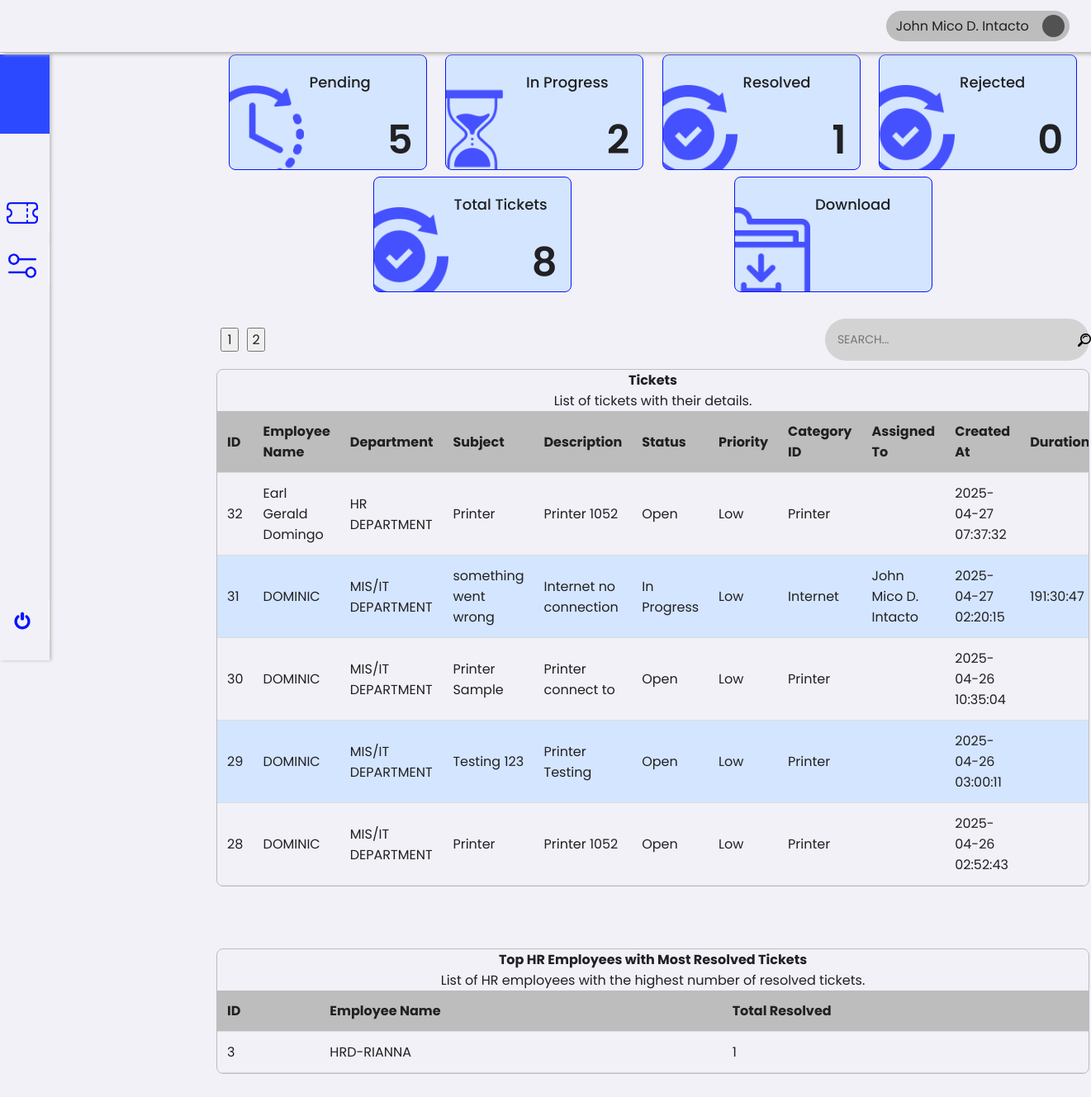
The page /1/hrHead/order.php (signed in) on the database as committed earlier.
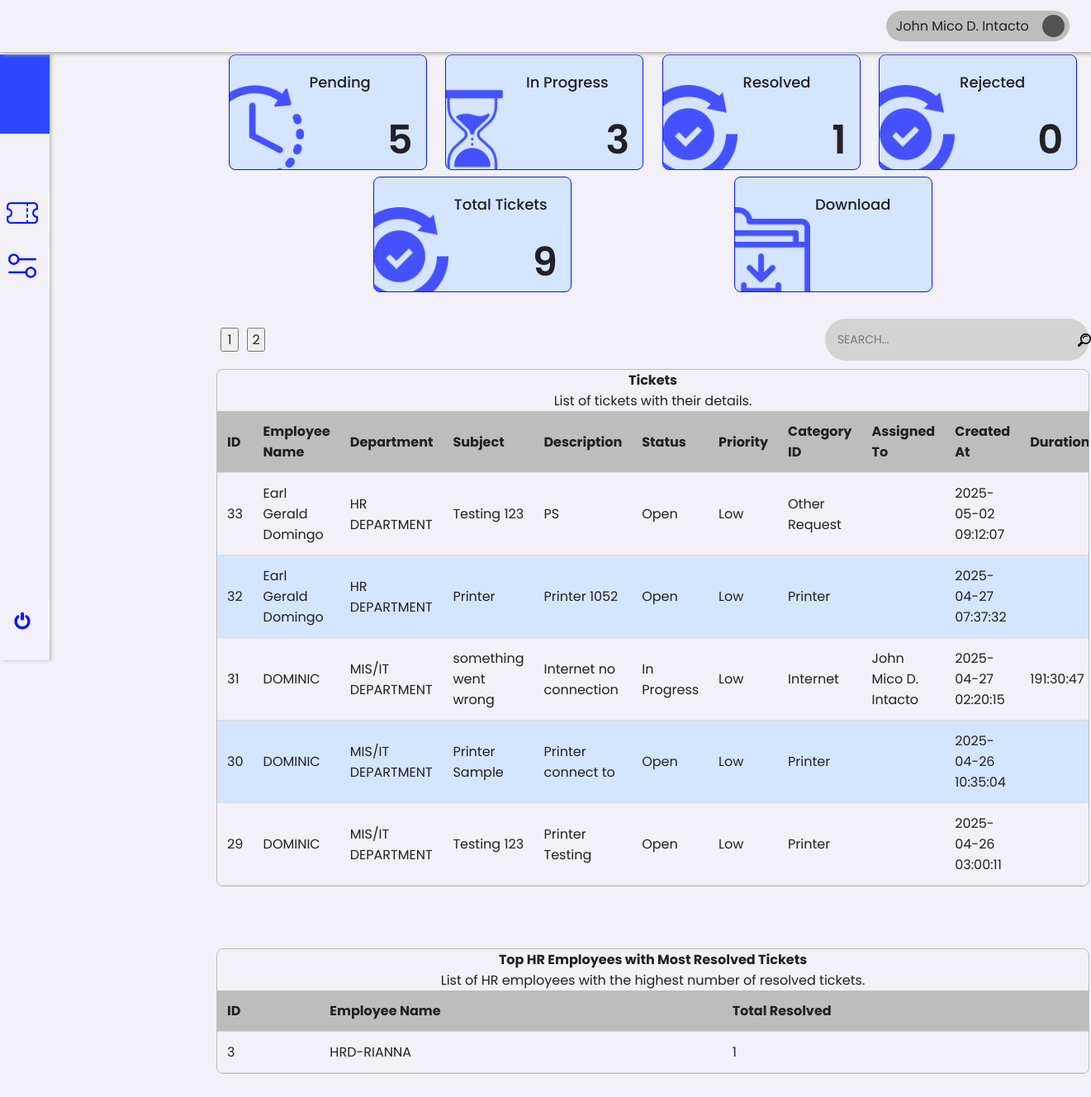
The same page on the database as committed later.
### tables this page shows
CREATE TABLE `tickets` (
  `id` int(11) NOT NULL,
  `employee_id` int(11) NOT NULL,
  `subject` varchar(255) NOT NULL,
  `description` text NOT NULL,
  `status` enum('Open','In Progress','Resolved','Closed') DEFAULT 'Open',
  `priority` enum('Low','Medium','High') DEFAULT 'Low',
  `category_id` int(11) NOT NULL,
  `assigned_to` int(11) DEFAULT NULL,
  `created_at` timestamp NOT NULL DEFAULT current_timestamp(),
  `start_at` timestamp NULL DEFAULT NULL,
  `updated_at` timestamp NULL DEFAULT NULL,
  `leave_type_id` int(11) DEFAULT NULL,
  `leave_request_id` int(11) DEFAULT NULL
);

CREATE TABLE `users` (
  `id` int(11) NOT NULL,
  `name` varchar(255) NOT NULL,
  `email` varchar(255) NOT NULL,
  `password` varchar(255) NOT NULL,
  `role` enum('Employee','HR','HR HEAD','Admin','Super Admin') NOT NULL,
  `department` varchar(255) DEFAULT NULL,
  `status` enum('Active','Inactive') NOT NULL,
  `created_at` timestamp NOT NULL DEFAULT current_timestamp()
);

CREATE TABLE `categories` (
  `id` int(11) NOT NULL,
  `name` varchar(255) NOT NULL
);

### 0/includes/hrHeadQuery.php (called while the page is built, shortened)
<?php
require '../../0/includes/db.php';
$ticketsQuery = "SELECT
t.id,
e.name AS employee_name,
 e.department AS assigned_department,
t.subject,
t.description,
t.status,
t.priority,
c.name AS category_name,
a.name AS assigned_to_name,
t.created_at,
t.start_at,
t.updated_at
FROM tickets t
LEFT JOIN users e ON t.employee_id = e.id
LEFT JOIN users a ON t.assigned_to = a.id
LEFT JOIN categories c ON t.category_id = c.id
ORDER BY t.created_at DESC";
$stmt = $pdo->prepare($ticketsQuery);
$stmt->execute();
$tickets = $stmt->fetchAll(PDO::FETCH_ASSOC);
$query = "SELECT u.id AS user_id, u.name AS employee_name, COUNT(t.id) AS resolved_count
          FROM users u
          JOIN tickets t ON t.assigned_to = u.id
          WHERE t.status = 'Resolved' AND u.role = 'HR'
          GROUP BY u.id, u.name
          ORDER BY resolved_count DESC";
$stmt = $pdo->prepare($query);
$stmt->execute();
$topResolvedAccounts = $stmt->fetchAll(PDO::FETCH_ASSOC);

### 1/hrHead/order.php (the view, shortened to what the rows shown need)
<?php
require_once '../../0/includes/employeeTicket.php';
require_once '../../0/includes/hrHeadQuery.php';
?>
<!DOCTYPE html>
<html lang="en">
<head>
    <link rel="stylesheet" href="../../assets/css/framework.css">
    <link rel="stylesheet" href="../../assets/css/dashboard.css">
</head>
<body>
    <div class="container">
        <div class="content">
            <div class="tableContainer">
                <table id="ticketTable" class="table">
                    <div class="table-title" style="text-align: center;">
                        <h2>Tickets</h2>
                    </div>
                    <thead>
                        <tr>
                            <th>ID <i class="fas fa-sort"></i></th>
                            <th>Employee Name <i class="fas fa-sort"></i></th>
                            <th>Department <i class="fas fa-sort"></i></th>
                            <th>Subject <i class="fas fa-sort"></i></th>
                            <th>Description <i class="fas fa-sort"></i></th>
                            <th>Status <i class="fas fa-sort"></i></th>
                            <th>Priority <i class="fas fa-sort"></i></th>
                            <th>Category ID <i class="fas fa-sort"></i></th>
                            <th>Assigned To <i class="fas fa-sort"></i></th>
                            <th>Created At <i class="fas fa-sort"></i></th>
                            <th>Duration <i class="fas fa-sort"></i></th>
                        </tr>
                    </thead>
                    <tbody>
                        <?php if (!empty($tickets)): ?>
                            <?php foreach ($tickets as $ticket): ?>
                                <tr data-id="<?= htmlspecialchars($ticket['id']) ?>"
                                    data-status="<?= htmlspecialchars($ticket['status']) ?>"
                                    data-priority="<?= htmlspecialchars($ticket['priority']) ?>"
                                    data-category="<?= htmlspecialchars($ticket['category_name']) ?>"
                                    data-assigned-name="<?= htmlspecialchars($ticket['assigned_to_name']) ?>"
                                    data-created-at="<?= htmlspecialchars($ticket['created_at']) ?>"
                                    data-start-at="<?= htmlspecialchars($ticket['start_at']) ?>"
                                    data-updated-at="<?= htmlspecialchars($ticket['updated_at']) ?>">
                                    <td><?= htmlspecialchars($ticket['id']) ?></td>
                                    <td><?= htmlspecialchars($ticket['employee_name']) ?></td>
                                    <td><?= htmlspecialchars($ticket['assigned_department']) ?></td>
                                    <td><?= htmlspecialchars($ticket['subject']) ?></td>
                                    <td><?= htmlspecialchars($ticket['description']) ?></td>
                                    <td><?= htmlspecialchars($ticket['status']) ?></td>
                                    <td><?= htmlspecialchars($ticket['priority']) ?></td>
                                    <td><?= htmlspecialchars($ticket['category_name']) ?></td>
                                    <td><?= htmlspecialchars($ticket['assigned_to_name']) ?></td>
                                    <td><?= htmlspecialchars($ticket['created_at']) ?></td>
                                    <td class="timer-cell" data-start-at="<?= htmlspecialchars($ticket['start_at']) ?>"></td>
                                </tr>
                            <?php endforeach; ?>
                        <?php else: ?>
                            <tr>
                                <td colspan="12" style="text-align: center;">No tickets found</td>
                            </tr>
                        <?php endif; ?>
                    </tbody>
                </table>
            </div>
            <br>
            <br><br>
            <div class="tableContainer">
                <table id="topAccountMostSolved" class="table">
                    <div class="table-title" style="text-align: center;">
                        <h2>Top HR Employees with Most Resolved Tickets</h2>
                    </div>
                    <thead>
                        <tr>
                            <th>ID <i class="fas fa-sort"></i></th>
                            <th>Employee Name <i class="fas fa-sort"></i></th>
                            <th>Total Resolved <i class="fas fa-sort"></i></th>
                        </tr>
                    </thead>
                    <tbody>
                        <?php if (!empty($topResolvedAccounts)): ?>
                            <?php foreach ($topResolvedAccounts as $account): ?>
                                <tr>
                                    <td><?= htmlspecialchars($account['user_id']) ?></td>
                                    <td><?= htmlspecialchars($account['employee_name']) ?></td>
                                    <td><?= htmlspecialchars($account['resolved_count']) ?></td>
                                </tr>
                            <?php endforeach; ?>
                        <?php else: ?>
                            <tr>
                                <td colspan="3" style="text-align: center;">No resolved tickets found</td>
                            </tr>
                        <?php endif; ?>
                    </tbody>
                </table>
            </div>
            <br><br><br>
        </div>
</body>
</html>

Rows that differ between the two databases and show on the page:
no longer on this page (row unchanged): tickets: id "28", employee.name "DOMINIC", employee.department "MIS/IT DEPARTMENT", subject "Printer", description "Printer 1052", status "Open", priority "Low", category.name "Printer", created_at "2025-04-26 02:52:43"
added tickets: id "33", employee.name "Earl Gerald Domingo", employee.department "HR DEPARTMENT", subject "Testing 123", description "PS", status "Open", priority "Low", category.name "Other Request", created_at "2025-05-02 09:12:07"
Other text that changed with them:
$inprogressTickets[0]['inprogress_tickets']: "2" → "3"
$totalTickets[0]['total_tickets']: "8" → "9"
